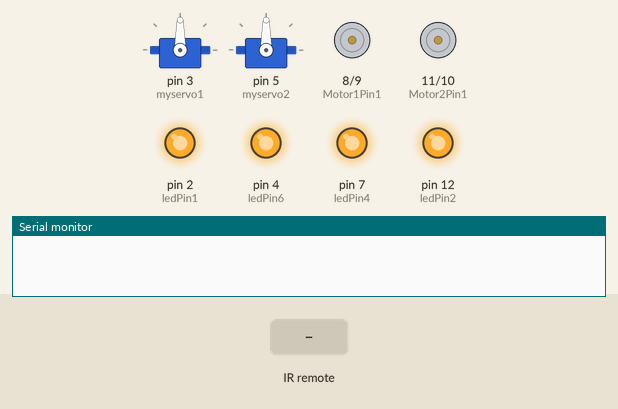
A sketch run on a simulated Arduino Uno, built with avr-gcc and run on an emulated ATmega328P. Parts: 2 × servo, motor-driver pin pairs drawn as motors (green arrow = first pin HIGH = forward, orange = second pin HIGH = backward, longer = more drive), output pins drawn as LEDs (lit = HIGH), the last lines printed to the serial monitor. Inputs (shaded band) come from the test bench. Pins used as bus, display or sensor lines are not drawn.

Above: at 1.2 s.
1.3 s: infrared code 0xFF4AB5 received
At 2.3 s:
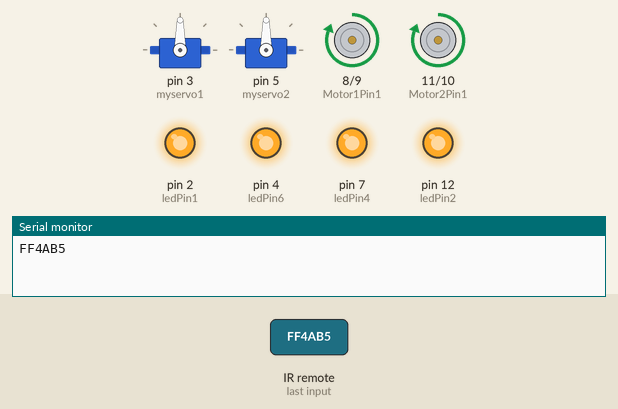
2.8 s: infrared code 0xFF18E7 received
At 3.5 s:
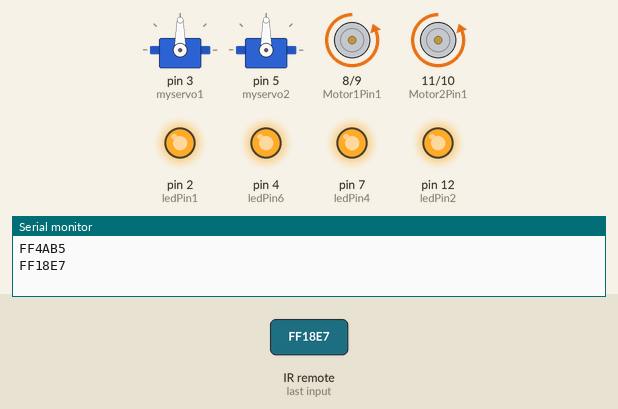
4.3 s: infrared code 0xFF5AA5 received
At 4.6 s:
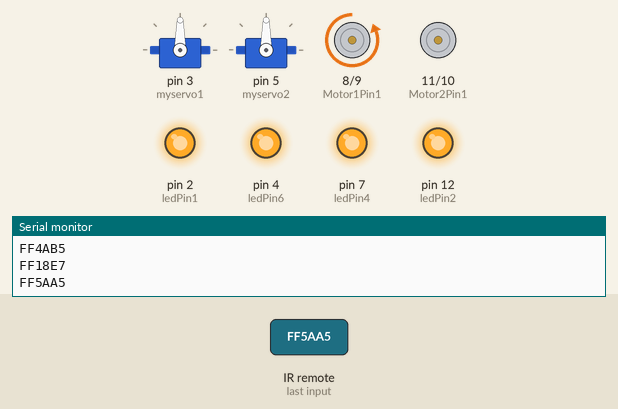
5.8 s: infrared code 0xFF10EF received
At 7.0 s:
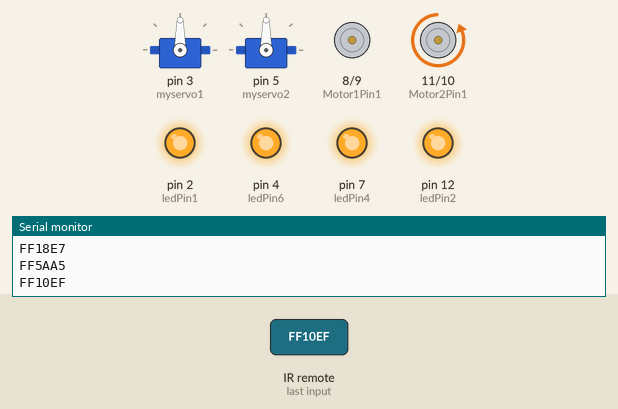
7.3 s: infrared code 0xFF6897 received
At 8.1 s:
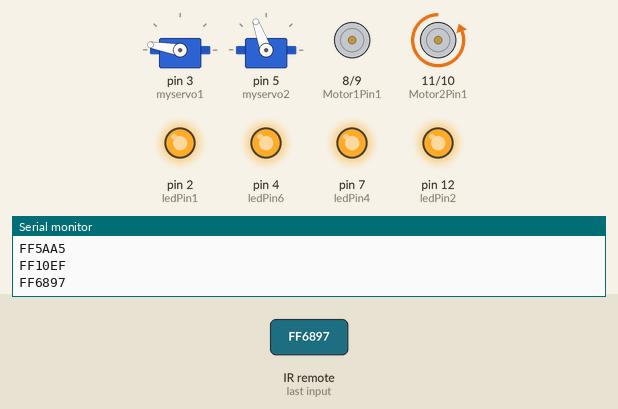
8.8 s: infrared code 0xFF38C7 received
At 9.2 s:
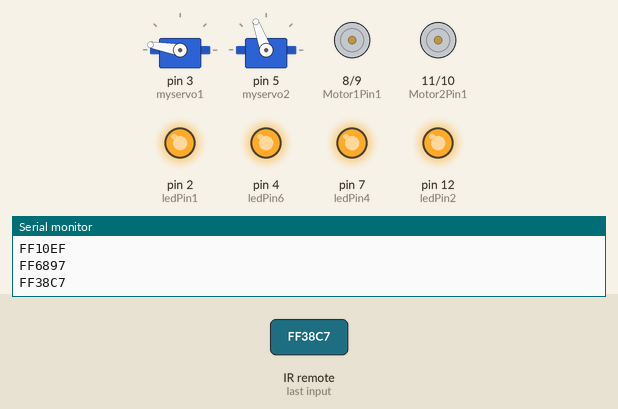
Timing chart, 0 to 11.3 s (numbered marks = the images above; inputs shaded):
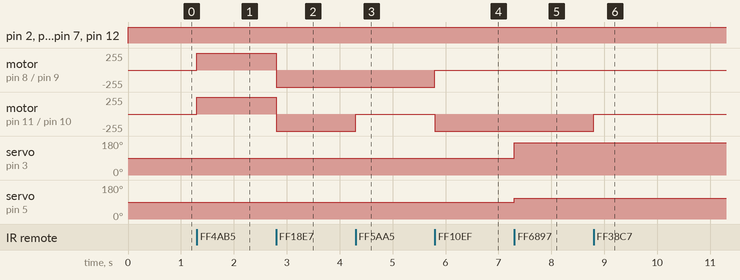

Measured:
- after the input at 1.3 s, motor on pin 8 (Motor1Pin1) / pin 9 (Motor1Pin2), motor on pin 11 (Motor2Pin1) / pin 10 (Motor2Pin2): stopped → forward 255/255 at once
- after the input at 2.8 s, motor on pin 8 (Motor1Pin1) / pin 9 (Motor1Pin2), motor on pin 11 (Motor2Pin1) / pin 10 (Motor2Pin2): forward 255/255 → backward 255/255 at once
- after the input at 4.3 s, motor on pin 11 (Motor2Pin1) / pin 10 (Motor2Pin2): backward 255/255 → stopped at once
- after the input at 5.8 s, motor on pin 8 (Motor1Pin1) / pin 9 (Motor1Pin2): backward 255/255 → stopped at once; motor on pin 11 (Motor2Pin1) / pin 10 (Motor2Pin2): stopped → backward 255/255 at once
- after the input at 7.3 s, servo on pin 3 (myservo1): 90° → 170° at once; servo on pin 5 (myservo2): 90° → 110° at once
- after the input at 8.8 s, motor on pin 11 (Motor2Pin1) / pin 10 (Motor2Pin2): backward 255/255 → stopped at once

The sketch:

IR_remote_control_car.ino
```cpp
#include <IRremote.h>
#include <IRremoteInt.h>

#include <IRremote.h>
#include <Servo.h>


#define moveb    0xFF4AB5
#define movef    0xFF18E7
#define movel    0xFF5AA5
#define mover    0xFF10EF
#define moves    0xFF38C7
#define moveUp   0xFF6897
#define moveDown 0xFFB04F


int recvPin = 6;
Servo myservo1;
Servo myservo2;
int pos = 0;

IRrecv irrecv(recvPin);

decode_results results;

const int Motor1Pin1 = 8;
const int Motor1Pin2 = 9;
const int Motor2Pin2 =10;
const int Motor2Pin1 = 11;


int ledPin1 = 2;
int ledPin2 = 12;
int ledPin3 = 1;
int ledPin4 = 7;
int ledPin5 = 0;
int ledPin6 = 4;


void setup()
{
  Serial.begin(9600);
  irrecv.enableIRIn(); //Start recv

   myservo1.attach(3);
   myservo2.attach(5);

  pinMode(Motor1Pin1, OUTPUT);
  pinMode(Motor1Pin2, OUTPUT);
  pinMode(Motor2Pin1, OUTPUT);
  pinMode(Motor2Pin2, OUTPUT);

  pinMode(ledPin1, OUTPUT);
  pinMode(ledPin2, OUTPUT);
  pinMode(ledPin3, OUTPUT);
  pinMode(ledPin4, OUTPUT);
  pinMode(ledPin5, OUTPUT);
  pinMode(ledPin6, OUTPUT);
}

void loop()
{

  digitalWrite(ledPin1, HIGH);
  digitalWrite(ledPin2, HIGH);
  digitalWrite(ledPin3, HIGH);
  digitalWrite(ledPin4, HIGH);
  digitalWrite(ledPin5, HIGH);
  digitalWrite(ledPin6, HIGH);

  if(irrecv.decode(&results))
  {
    Serial.println(results.value, HEX);
   irrecv.resume(); //Recv next value

    if (results.value == movef){ moveForward();}

    if(results.value == moveb) {moveBackward();}

    if(results.value == movel) {moveLeft();}

    if(results.value == mover) {moveRight();}

    else if(results.value == moves) {moveStop();}


    if(results.value == moveUp)
    {
       myservo1.write(170);
       myservo2.write(110);
       delay(500);

    }

    if(results.value == moveDown)
     {   myservo2.write(170) ;
         myservo1.write(110);
         delay(500);
    }
      else{}

  }
  //delay(20);
}

void moveBackward(){
  digitalWrite(Motor1Pin1, HIGH);
  digitalWrite(Motor1Pin2, LOW);
  digitalWrite(Motor2Pin1, HIGH);
  digitalWrite(Motor2Pin2, LOW);
}

void moveForward(){
  digitalWrite(Motor1Pin1, LOW);
  digitalWrite(Motor1Pin2, HIGH);
  digitalWrite(Motor2Pin1, LOW);
  digitalWrite(Motor2Pin2, HIGH);
}

void moveRight(){
  digitalWrite(Motor1Pin2, LOW);
  digitalWrite(Motor1Pin1, LOW);//
  digitalWrite(Motor2Pin1, LOW);
  digitalWrite(Motor2Pin2, HIGH);
}

void moveLeft(){
  digitalWrite(Motor1Pin1, LOW);
  digitalWrite(Motor1Pin2, HIGH);
  digitalWrite(Motor2Pin1, LOW);//
  digitalWrite(Motor2Pin2, LOW);
}

void moveStop(){
  digitalWrite(Motor1Pin1, LOW);
  digitalWrite(Motor1Pin2, LOW);
  digitalWrite(Motor2Pin1, LOW);
  digitalWrite(Motor2Pin2, LOW);
}
```
